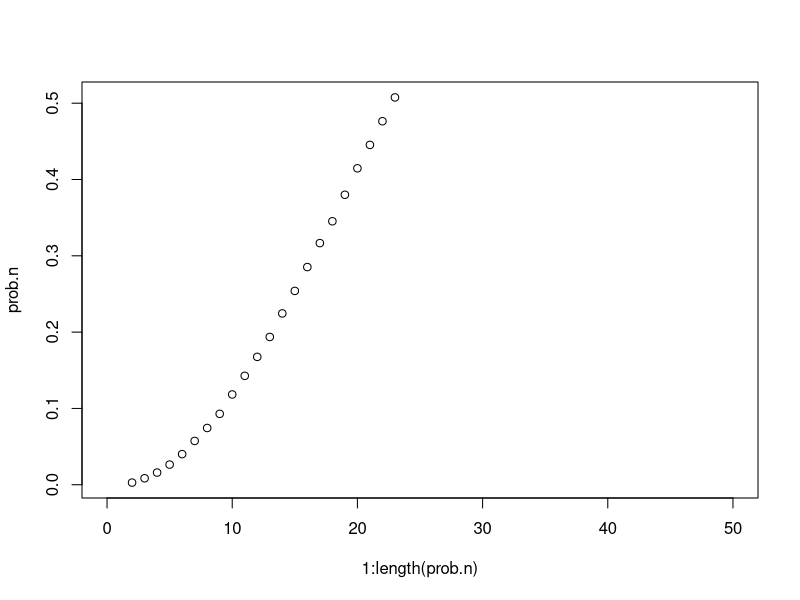

Recreate this plot in R.
# Unit 04 - demo script
# Carl Gladish
# Sept 30, 2021 (Updated Jan 20, 2022)


#This code is for simulating the probability P(both balls are red) 
#when you select two balls from a bag containing 3 reds and 2 blues.

#define a variable representing the red and blue balls
bag <- c("R","R","R","B","B")

#simulate selection n.samples times
n.samples <- 10^5

#sample size 2
n.size <- 2

#initialize a vector to record for each sample whether both balls are red
both.red <- c()

#for loop for n.samples iterations
for (i in 1:n.samples){
    #select a random sample from the bag, without replacement
    sample.i <- sample(bag, n.size, replace=FALSE)
    
    #check whether all the balls in the sample are red and store the result
    both.red[i] <- all(sample.i == "R")
}

#now tabulate which samples were all red or not
table(both.red)

#the probability that a sample of two balls is both red
num.both.red = table(both.red)["TRUE"]

#P(both red)
num.both.red/n.samples


#We can also calculate this probability using combinations. (This code 
# is more advanced and I don't expect everyone to learn it.)

combinations <- combn(bag, 2)
n.all.red <- 0

n.all.red <- 
  sum(apply(combinations,
          2,                          #apply along dimension 2 (columns)
          function(col) all(col=="R") #apply this function to each column
          ))

#probability of obtaining an all-red combination
n.all.red/ncol(combinations)


### Two Aces example, using simulation ###
deck.cards <- c(rep("A",4), rep("B",48))

n.hands <- 10^5
n.success <- 0

#run a for loop for all the simulations
for (i in 1:n.hands){
  #draw 5 cards no replacement
  hand <- sample(deck.cards, 5, replace=FALSE)

  #if at least 1 Ace, success
  if(sum(hand=="A")>=1){
    n.success <- n.success+1  
  }
}

#P(at least one ace)
n.success/n.hands



###################
#Birthday problem #
###################

#number of simulations to run for each n.people
n.sims <- 10^5

#The largest possible n to consider is 365 people, but we can safely stop at 100
n.max.people <- 100

#n.people is the number of people in the room
n.people <- 2

#record the probability for each value of n.people
prob.n <- c()

while(n.people <= n.max.people){
  #checking rooms with n.people number of people
  
  #count how many simulations have two people with the same birthday
  n.successful.sims <- 0
  
  for (i.simulation in 1:n.sims){

    #simulate a random room with n.people
    people <- sample(1:365, n.people, replace=TRUE)

    #check for non-unique birthdays in the sample
    success <- length(unique(people)) < n.people
    
    if(success) {
      n.successful.sims <- n.successful.sims + 1
    }
  }
  prob.n[n.people] <- n.successful.sims / n.sims
  
  if (n.successful.sims/n.sims > 0.5) {
    print(paste("P(repeated birthdays) = ",
                n.successful.sims/n.sims,
                " > 0.5 for n.people = ", n.people,".",sep=""))
    break
  }else{
    print(paste("P(repeated birthdays) = ",
                n.successful.sims/n.sims,
                " < 0.5 for n.people = ", n.people,".",sep=""))
  }
  n.people <- n.people + 1
}

plot(1:length(prob.n),prob.n,xlim=c(0, 50))


### Birthday Problem Using probability Laws ###

#P(repeated birthdays) = 1 - P(all unique birthdays)

n.max.people <- 365

n.people <- 2

while(n.people <= 365){
  #Calculate probability of all unique birthdays
  #P(all unique)
  p <- 365/365
  
  #multiply out the conditional probabilities
  # (365/365)*(364/365)*...*(365-n.people+1)/365
  for(i in 1:(n.people-1)){
    p <- p*(365-i)/365
  }
  
  #P(repeated)
  print(paste("P(repeated) = ", 1 - p, " for n = ",n.people))
  
  if(1 - p > 0.5){ 
    break #found the minimum n.people
  }
  #increment by 1
  n.people <- n.people + 1

}


#An exact solution for the birthday problem with 3 people
#See reference:
# https://math.stackexchange.com/questions/25876/probability-of-3-people-in-a-room-of-30-having-the-same-birthday

#n is the number of people in the room
n <- 100
m <- 365  #days in the year

sum <- 0
i.max <- floor(n/2)

for (i in 1:i.max){
  t <- choose(m, i)*choose(m-i, n-2*i) * factorial(n)/
    (2^i * m^n)
  sum <- sum+t
}

#P(at least 3 people match) with n people in the room
P <- 1 - sum
P

